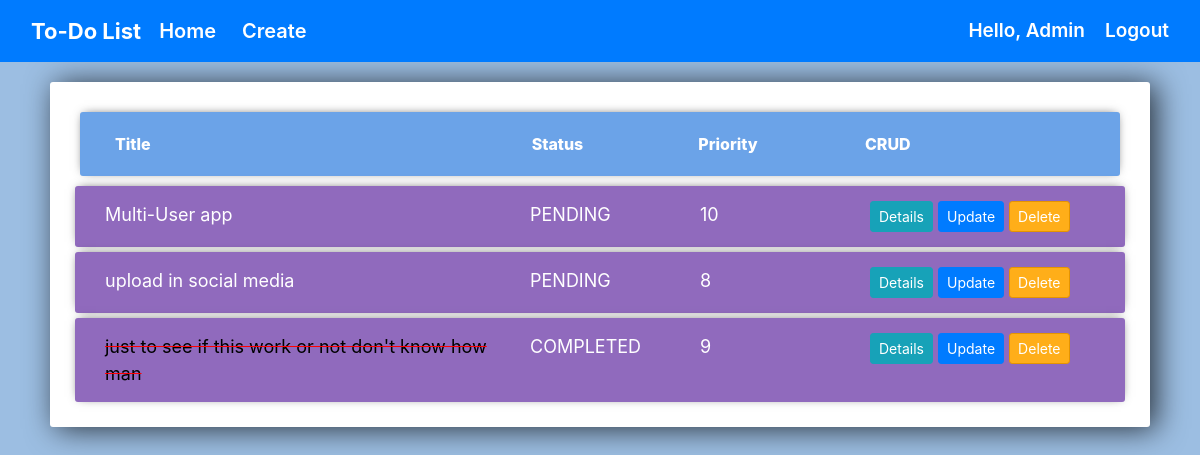
Page /todo/ (signed in) on the earlier database version.
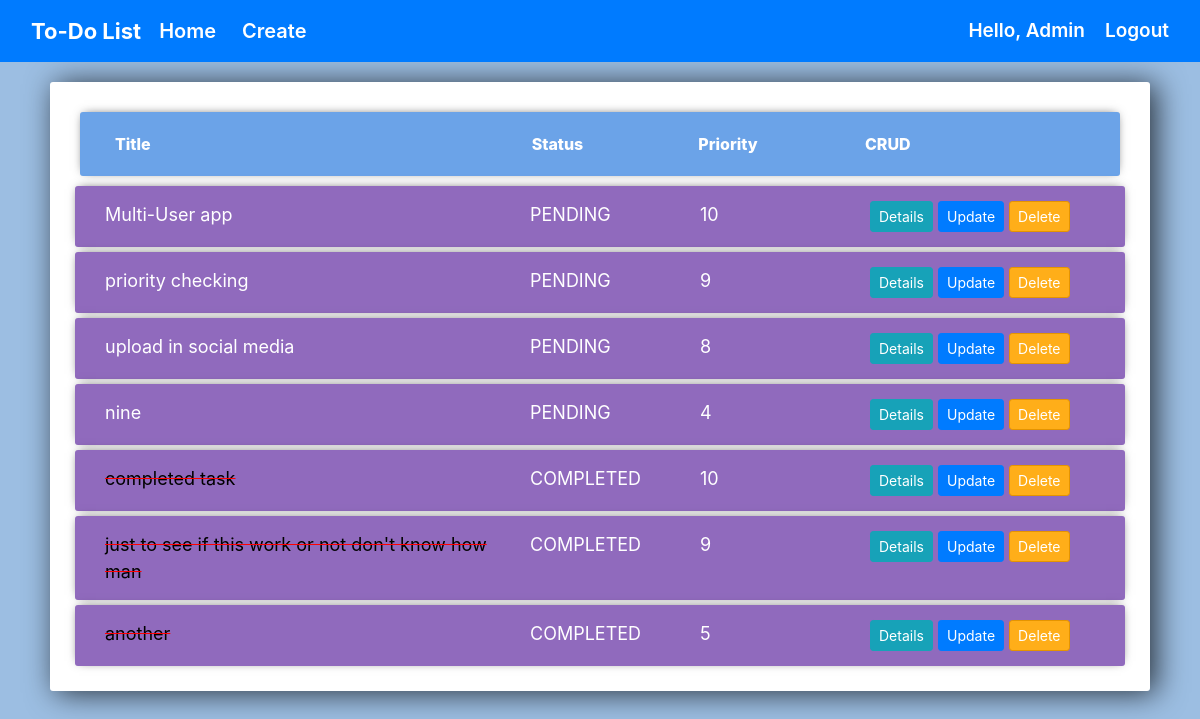
Same page on the later database version.
### todo/models.py (models this page shows, shortened)
class TODO(models.Model):
    status_choices = [
    ('COMPLETED', 'COMPLETED'),
    ('PENDING', 'PENDING'),
    ]
    priority_choices = [
    (1,'1️'),
    (2, '2️'),
    (3, '3️'),
    (4, '4️'),
    (5, '5️'),
    (6, '6️'),
    (7, '7️'),
    (8, '8️'),
    (9, '9️'),
    (10, '10'),
    ]
    title = models.CharField(max_length=50)
    task = models.TextField(blank=False)
    status = models.CharField(max_length=20 , choices=status_choices)
    user  = models.ForeignKey(User  , on_delete= models.CASCADE, related_name='priority')
    date = models.DateTimeField(auto_now_add=True)
    priority = models.IntegerField(max_length=2 , choices=priority_choices)

### todo/views.py (the view)
# urls.py: 2. Add a URL to urlpatterns:  path('', views.home, name='home')
def home(request):
    if request.user.is_authenticated:
        user = request.user
        tasks = TODO.objects.filter(user = user).order_by('-status','-priority')
        myFilter = WorkFilter(request.GET, queryset = tasks)
        tasks = myFilter.qs
        context = {
            'tasks':tasks,
            'myFilter':myFilter
        }
        return render(request,'todo/list.html',context)

### todo/templates/todo/list.html (shortened to what this page needs)
{% extends 'todo/base.html' %}
{% load static %}
{% block body%}
	<link rel="stylesheet" href="https://stackpath.bootstrapcdn.com/bootstrap/4.3.1/css/bootstrap.min.css">
	<div class="center-column">
		<div class="item-nav">
			<div class="container">
				<div class="row">
					<div class="col-lg-5">
						<span>Title</span>
					</div>
					<div class="col-sm-2">
						<span >Status</span>
					</div>
					<div class="col-sm-2">
						<span >Priority</span>
					</div>
					<div class="col-md-3">
						<span>CRUD</span>
					</div>
				</div>
			</div>
		</div>
		<div class="todo-nav">
		{% for task in tasks %}
			<div class="item-row">
				<div class="container">
					<div class="row">
						<div class="col-lg-5">
							{% if task.status == 'COMPLETED' %}
								<strike style="color: red">
									<span style='color:black'>{{task.title}}</span>
								</strike>
							{%else%}
								<span>{{task.title}}</span>
							{% endif %}
						</div>
						<div class="col-sm-2">
							<span class="distance">{{task.status}}</span>
						</div>
						<div class="col-sm-2">
							<span class="distance">{{task.priority}}</span>
						</div>
						<div class="col-md-3">
							<a class="btn btn-sm btn-info change" href="{% url 'detailpage' task.pk %}">Details</a>
							<a class="btn btn-sm btn-primary " href="{% url 'updatepage' task.pk %}">Update</a>
							<a class="btn btn-sm btn-danger " href="{% url 'deletepage' task.pk %}">Delete</a>
						</div>
					</div>
				</div>
			</div>
		{% endfor %}
		</div>
	</div>
{% endblock %}

### todo/templates/todo/base.html (shortened to what this page needs)
{% load static %}
<!DOCTYPE html>
<html>
<head>
	<link href="https://cdn.jsdelivr.net/npm/bootstrap@5.0.0-beta3/dist/css/bootstrap.min.css" rel="stylesheet">
	<link rel="stylesheet" href="https://maxcdn.bootstrapcdn.com/bootstrap/4.0.0/css/bootstrap.min.css">
    <link rel="stylesheet" href="{% static 'css/style.css' %}">
</head>
<body>
    <nav class="navbar navbar-expand-lg navbar-dark bg-primary">
        <div class="container-fluid">
          <a class="heading" >To-Do List</a>
          <div class="collapse navbar-collapse" id="navbarText">
              <ul class="navbar-nav me-auto mb-2 mb-lg-0">
                  <li class="nav-item">
                  <a class="nav-link active " href="{% url 'home' %}">Home</a>
                  </li>
                  <li >
                  <a class="nav-link active" href="{% url 'create' %}">Create</a>
                  </li>
              </ul>
              <span style='text-transform:capitalize' class="hello_msg">Hello, {{request.user}}</span>
                <span class="user"><a class="hello_msg"  href="{% url 'logout' %}">Logout</a></span>
          </div>
      </div>
      </nav>
		{% block body %}
		{% endblock %}
</body>
</html>

### todo/static/css/style.css (style rules this page uses)
.heading { color: white ! important; font-size: 22px; font-weight: 700 ; }
.nav-link { color: black; margin-left: 10px; font-weight: 600; font-size: 20px; }
.hello_msg { color: white; font-size: 19px; font-weight: 600; }
.user { margin-left: 20px; }

### todo/templates/todo/list.html (style rules this page uses)
body { background-color: #9cbee2; }
.center-column { width:1100px; margin: 20px auto; padding:20px; background-color: #fff; border-radius: 3px; box-shadow: 6px 2px 30px 0px rgba(0,0,0,0.75); }
.item-row { background-color: #906abd; margin: 5px; padding: 15px; border-radius: 3px; color: #fff; font-size: 18px; box-shadow: 0px -1px 10px -4px rgba(0,0,0,0.75); }
.btn-danger { background-color: #ffae19; border-color: #e59400; }
.item-nav { margin: 10px; padding: 20px; border-radius: 3px; color: #fff; font-size: 16px; box-shadow: 0px -1px 10px -4px rgba(0,0,0,0.75); background-color: #6BA3E8; font-weight: 800; }

Differences in the rows shown:
added TODO: title "priority checking", status "PENDING", priority "9"
added TODO: title "nine", status "PENDING", priority "4"
added TODO: title "completed task", status "COMPLETED", priority "10"
added TODO: title "another", status "COMPLETED", priority "5"
